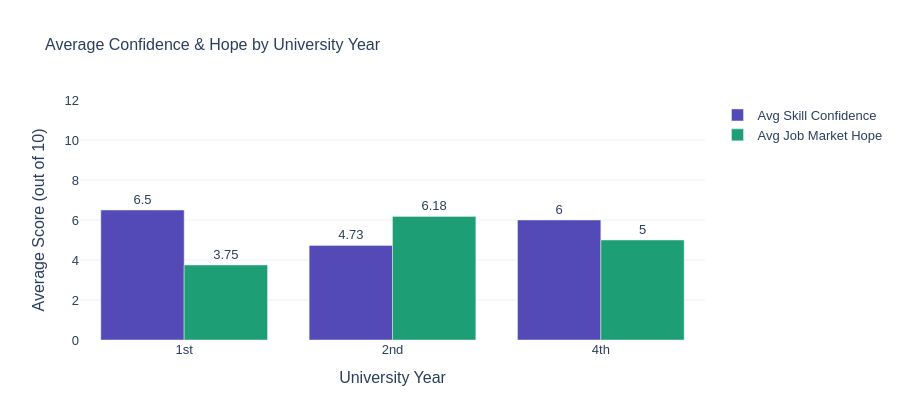

Notebook cell for this chart:
### Markdown cell above
### 5.5 Confidence & Hope by University Year

### Code cell
year_group = df_clean.groupby('Year')[['Skill_Confidence','Job_Market_Hope']].mean().round(2).reset_index()
year_order_list = ['1st','2nd','3rd','4th']
year_group['Year'] = pd.Categorical(year_group['Year'], categories=year_order_list, ordered=True)
year_group = year_group.sort_values('Year')

fig5 = go.Figure()
fig5.add_trace(go.Bar(
    name='Avg Skill Confidence',
    x=year_group['Year'],
    y=year_group['Skill_Confidence'],
    marker_color='#534AB7',
    text=year_group['Skill_Confidence'],
    textposition='outside'
))
fig5.add_trace(go.Bar(
    name='Avg Job Market Hope',
    x=year_group['Year'],
    y=year_group['Job_Market_Hope'],
    marker_color='#1D9E75',
    text=year_group['Job_Market_Hope'],
    textposition='outside'
))
fig5.update_layout(
    barmode='group',
    title='Average Confidence & Hope by University Year',
    title_font_size=16,
    xaxis_title='University Year',
    yaxis_title='Average Score (out of 10)',
    plot_bgcolor='white',
    paper_bgcolor='white',
    font=dict(family='Arial', size=13),
    yaxis=dict(range=[0,12]),
    height=420
)
fig5.update_yaxes(showgrid=True, gridcolor='#f0f0f0')
fig5.show()

### Figure 1 — Plotly figure (JSON) as saved in the notebook; plotly's stock layout.template omitted (floating-point values rounded to 4 significant figures)
{"data": [{"marker": {"color": "#534AB7"}, "name": "Avg Skill Confidence", "text": [6.5, 4.73, 6.0], "textposition": "outside", "type": "bar", "x": ["1st", "2nd", "4th"], "y": [6.5, 4.73, 6.0]}, {"marker": {"color": "#1D9E75"}, "name": "Avg Job Market Hope", "text": [3.75, 6.18, 5.0], "textposition": "outside", "type": "bar", "x": ["1st", "2nd", "4th"], "y": [3.75, 6.18, 5.0]}], "layout": {"barmode": "group", "font": {"family": "Arial", "size": 13}, "height": 420, "paper_bgcolor": "white", "plot_bgcolor": "white", "title": {"font": {"size": 16}, "text": "Average Confidence & Hope by University Year"}, "xaxis": {"title": {"text": "University Year"}}, "yaxis": {"gridcolor": "#f0f0f0", "range": [0, 12], "showgrid": true, "title": {"text": "Average Score (out of 10)"}}}}
